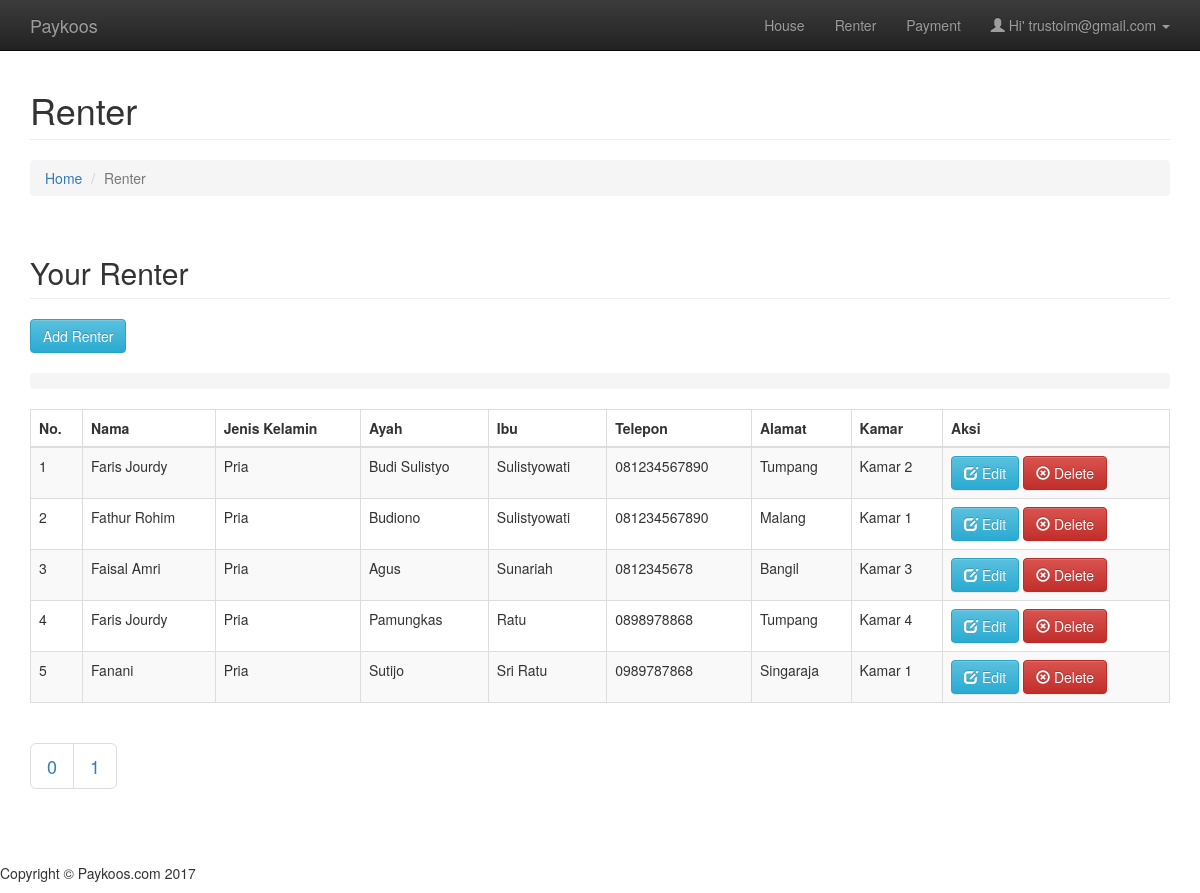
The page /owner-renter.php (signed in) on the database its author committed.
### tables this page shows
CREATE TABLE `tbl_owner` (
  `id_owner` int(11) NOT NULL,
  `username` varchar(50) NOT NULL,
  `password` varchar(255) NOT NULL,
  `email` varchar(255) NOT NULL,
  `fullname` varchar(85) NOT NULL,
  `gender` varchar(15) NOT NULL,
  `phone` varchar(14) NOT NULL,
  `address` varchar(255) NOT NULL,
  `id_role` int(10) NOT NULL
);

CREATE TABLE `tbl_renter` (
  `id_renter` int(11) NOT NULL,
  `username` varchar(50) NOT NULL DEFAULT 'paykoos',
  `password` varchar(255) NOT NULL DEFAULT 'paykoos',
  `fullname` varchar(75) NOT NULL,
  `gender` varchar(15) NOT NULL,
  `father` varchar(75) NOT NULL,
  `mother` varchar(75) NOT NULL,
  `phone` varchar(14) NOT NULL,
  `address` varchar(255) NOT NULL,
  `id_role` int(10) NOT NULL,
  `id_owner` int(11) NOT NULL,
  `id_room` int(10) NOT NULL
);

CREATE TABLE `tbl_rooms` (
  `id_room` int(10) NOT NULL,
  `id_owner` int(11) NOT NULL,
  `room_name` varchar(50) NOT NULL,
  `id_class` int(11) NOT NULL,
  `status` varchar(50) NOT NULL,
  `photo` varchar(255) NOT NULL
);

### owner-renter.php (called while the page is built, shortened)
<?php
	require_once 'app/config/class.owner.php';
	require_once 'app/config/class.prentowner.php';
	$auth_owner	= new OWNER();
	$id_owner	= $_SESSION['user_session'];
	$stmt	= $auth_owner->runQuery("SELECT * FROM tbl_owner WHERE id_owner=:id_owner");
	$stmt->execute(array(":id_owner"=>$id_owner));
	$ownerRow=$stmt->fetch(PDO::FETCH_ASSOC);
	include 'app/view/header.php';
	include 'app/view/owner/menu-owner.php';
	include 'app/view/owner/renter-owner.php';
	include 'app/view/footer.php';
 ?>

### app/config/class.owner.php (called while the page is built, shortened)
<?php
	class OWNER
	{
	    private $conn;
	    public function __construct()
	    {
	    	$database 	= new Database();
	    	$db 		= $database->dbConnection();
	    	$this->conn = $db;
	    }
	    public function runQuery($sql)
	    {
	    	$stmt	= $this->conn->prepare($sql);
	    	return $stmt;
	    }
	}
 ?>

### app/config/class.prentowner.php (the view, shortened to what this page needs)
<?php
	require_once 'class.owner.php';
	$auth_owner	= new OWNER();
	$id_owner	= $_SESSION['user_session'];
	$stmt	= $auth_owner->runQuery("SELECT * FROM tbl_owner WHERE id_owner=:id_owner");
	$stmt->execute(array(":id_owner"=>$id_owner));
	$ownerRow=$stmt->fetch(PDO::FETCH_ASSOC);
	$db 	= new Database();
	$conn	= $db->dbConnection();
	$start 			= 0;
	$page_counter	= 0;
	$per_page		= 5;
	$sql 	= "SELECT
	renter.id_renter,
	renter.fullname,
	renter.gender,
	renter.father,
	renter.mother,
	renter.phone,
	renter.address,
	owner.id_owner,
	room.room_name
FROM
	tbl_renter AS renter LEFT JOIN tbl_owner as owner ON renter.id_owner = owner.id_owner
	LEFT JOIN tbl_rooms AS room ON renter.id_room = room.id_room
WHERE owner.id_owner='$ownerRow[id_owner]' LIMIT $start, $per_page";
    $query	= $conn->prepare($sql);
    $query->execute();
    $result	= null;
    if ($query->rowCount() == 0) {
    }
    else {
    	while ($row = $query->fetch(PDO::FETCH_ASSOC)) {
    		$result[] = "<td>".$row['fullname']."</td> <td>".$row['gender']."</td><td> ". $row['father']."</td><td>". $row['mother']."</td><td>". $row['phone']."</td><td>". $row['address'] ."</td><td>". $row['room_name']."</td><td>
                                                                    <a class='btn btn-info' href='owner-renter-edit.php?edit_idrenter=".$row['id_renter']."' title='Click For Edit'><span class='glyphicon glyphicon-edit'></span> Edit</a>
                                                                    <a class='btn btn-danger' href='?delete_idrenter=".$row['id_renter']."' title='Click For Delete'><span class='glyphicon glyphicon-remove-circle'></span> Delete</a>
                                                                </td>";
    	}
    }
    $count_query = "SELECT
    renter.id_renter,
	renter.fullname,
	renter.gender,
	renter.father,
	renter.mother,
	renter.phone,
	renter.address,
	owner.id_owner,
	room.room_name
FROM
	tbl_renter AS renter LEFT JOIN tbl_owner as owner ON renter.id_owner = owner.id_owner
	LEFT JOIN tbl_rooms AS room ON renter.id_room = room.id_room
WHERE owner.id_owner='$ownerRow[id_owner]'";
	$query = $conn->prepare($count_query);
	$query->execute();
	$count = $num_rows = $query->rowCount();
	$paginations	= ceil($count / $per_page);
 ?>

### app/view/header.php (shortened to what this page needs)
<!DOCTYPE html>
<html lang="en">
<head>
    <link href="asset/css/bootstrap.min.css" rel="stylesheet">
    <link href="asset/css/bootstrap-theme.min.css" rel="stylesheet">
    <link href="asset/css/bootstrap-datetimepicker.css" rel="stylesheet">
    <link href="asset/css/bootstrap-datetimepicker.min.css" rel="stylesheet">
    <link href="asset/css/modern-business.css" rel="stylesheet">
    <link href="asset/font-awesome/css/font-awesome.min.css" rel="stylesheet" type="text/css">
</head>
<body>

### app/view/owner/menu-owner.php (shortened to what this page needs)
<nav class="navbar navbar-inverse navbar-fixed-top" role="navigation">
    <div class="container">
        <div class="navbar-header">
            <a class="navbar-brand" href="owner-index.php">Paykoos</a>
        </div>
        <div class="collapse navbar-collapse" id="bs-example-navbar-collapse-1">
            <ul class="nav navbar-nav navbar-right">
                <li>
                    <a href="owner-house.php">House</a>
                </li>
                <li>
                    <a href="owner-renter.php">Renter</a>
                </li>
                <li>
                    <a href="owner-payment.php">Payment</a>
                </li>
                <li class="dropdown">
                    <a href="#" class="dropdown-toggle" data-toggle="dropdown"><span class="glyphicon glyphicon-user"></span>&nbsp;Hi' <?php echo $ownerRow['email']; ?>&nbsp;<b class="caret"></b></a>
                </li>
            </ul>
        </div>
    </div>
</nav>

### app/view/owner/renter-owner.php (shortened to what this page needs)
<div class="container">
        <div class="row">
            <div class="col-lg-12">
                <h1 class="page-header">Renter
                </h1>
                <ol class="breadcrumb">
                    <li><a href="owner-index.php">Home</a>
                    </li>
                    <li class="active">Renter</li>
                </ol>
            </div>
        </div>
    <div class="row">
    	<div class="col-lg-12">
            <h2 class="page-header">Your Renter</h2>
        </div>
        <div class="row">
        	<div class="col-lg-12">
	        	<div class="col-md-2">
	            	<button type="submit" class="btn btn-info" name="btn-addrenter" onclick="location.href='owner-renter-add.php'">Add Renter</button>
	            </div>
	        </div>
        </div>
        <div class="col-lg-12">
            <h2 class="breadcrumb"></h2>
        </div>
        <div class="col-lg-12">
        	<div class="table-responsive">
        		<table id="data" class="table table-striped table-bordered table-hover">
        			<thead>
        				<tr>
        					<th>No.</th>
        					<th>Nama</th>
        					<th>Jenis Kelamin</th>
        					<th>Ayah</th>
        					<th>Ibu</th>
        					<th>Telepon</th>
        					<th>Alamat</th>
                            <th>Kamar</th>
                            <th>Aksi</th>
        				</tr>
        			</thead>
        			<tbody>
        				<?php
                            $i = 1;
                                ?>
                            <tr class="<?php if ($i % 2 == 0) { echo "odd"; } else { echo "even"; } ?>">
                                <?php
                                    for ($j=0; $j < count($result); $j++) {
                                        echo "<td>".$i++."</td>" ;
                                        echo $result[$j] ."</tr>";
                                    }
                         ?>
        			</tbody>
        		</table>
        	</div>
            <nav aria-label="...">
                <ul class="pagination pagination-lg">
                    <?php
                        if ($page_counter == 0) {
                            echo "<li><a href=?start='0' class='active'>0</a></li>";
                            for ($k=1; $k < $paginations; $k++) {
                                echo "<li><a href=?start=$k>".$k."</a></li>";
                            }
                        }
                     ?>
                </ul>
            </nav>
        </div>
    </div>
</div>

### app/view/footer.php
        <footer>
            <div class="row">
                <div class="col-lg-12">
                    <p>Copyright &copy; Paykoos.com 2017</p>
                </div>
            </div>
        </footer>
</body>
</html>

### asset/css/modern-business.css (style rules this page uses)
html, body { height: 100%; }
body { padding-top: 50px; }
footer { margin: 50px 0; }

### rows shown on the page
tbl_owner: email "trustoim@gmail.com"
tbl_renter: fullname "Faris Jourdy", gender "Pria", father "Budi Sulistyo", mother "Sulistyowati", phone "081234567890", address "Tumpang"
tbl_rooms: room_name "Kamar 2"
tbl_renter: fullname "Fathur Rohim", gender "Pria", father "Budiono", mother "Sulistyowati", phone "081234567890", address "Malang"
tbl_rooms: room_name "Kamar 1"
tbl_renter: fullname "Faisal Amri", gender "Pria", father "Agus", mother "Sunariah", phone "0812345678", address "Bangil"
tbl_rooms: room_name "Kamar 3"
tbl_renter: fullname "Faris Jourdy", gender "Pria", father "Pamungkas", mother "Ratu", phone "0898978868", address "Tumpang"
tbl_rooms: room_name "Kamar 4"
tbl_renter: fullname "Fanani", gender "Pria", father "Sutijo", mother "Sri Ratu", phone "0989787868", address "Singaraja"
